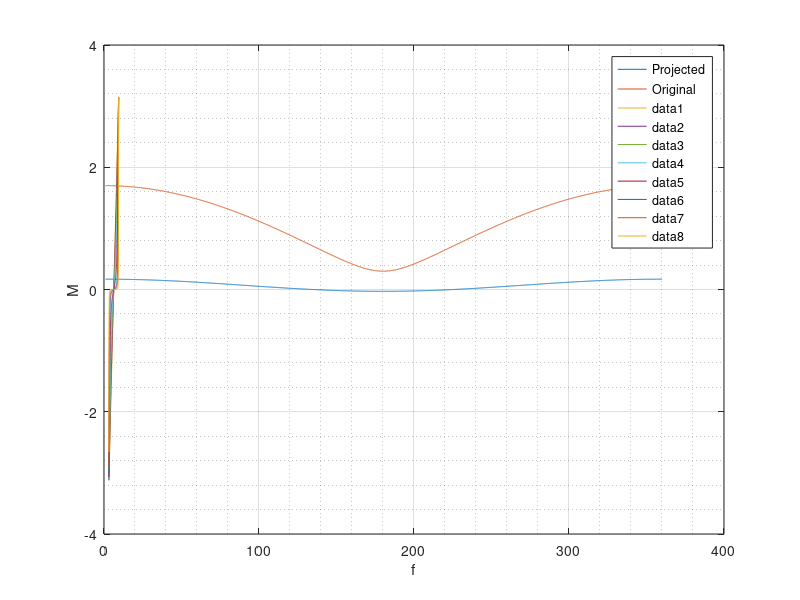

The MATLAB script that drew this image:
%% range-rate velocity projection
% Description: 
%   this section projects the hodograph onto a pulsar vector
%       and examines the shape of the projection w.r.t. true anomaly.
%   in theory, the projected results should be a sine wave regardless of
%       the orientation of the projection vector w.r.t. the hodogrpah.
%
% RESULTS:
%   confirmed, the projection vs. true anomaly plot is a sine wave.
%   furthermore, the sine wave's ...
%       amplitude = R*cos(beta), and
%       offset    = e*R*cos(beta)*cos(alpha-gamma), 
%   where
%       alpha = the right ascension of the pulsar vector
%       beta  = the declination of the pulsar vector
%       gamma = the direction of the hodograph offset
%   all w.r.t. the hodograph plane.

close all
clear;clc

R = 1;
c = [0.7,0,0];
angs = deg2rad(linspace(1,360,2000))';
x = R * cos(angs) + c(1);
y = R * sin(angs) + c(2);
z = zeros(size(x));
points = [x,y,z];

test_vec = [1,0,10];

proj_length = nan(size(x));

for i = 1:length(x)
    proj_length(i) = dot(points(i,:),test_vec)/norm(test_vec);
end

alpha = atan2(test_vec(2),test_vec(1));
beta = atan2(test_vec(3),norm(test_vec(1:2)));
gamma = atan2(c(2),c(1));

e = norm(c) / R;

Lp = R*cos(beta)*(e*cos(alpha-gamma)+1);
Lm = R*cos(beta)*(e*cos(alpha-gamma)-1);
L_est = Lp - Lm;
L = max(proj_length)-min(proj_length);

plot(rad2deg(angs),proj_length)
hold on
plot(rad2deg(angs),vecnorm(points,2,2));
hold off
legend('Projected','Original')
grid on
grid(gca,'minor')

%%
close all
clear;clc

e_vect = [0,0.1,0.3,0.5,0.7,0.9,0.95,0.99];
f = deg2rad(181:540);
    
figure(1)
hold on

for i = 1:length(e_vect)
    e = e_vect(i);
    E = 2 * atan(sqrt((1-e)/(1+e))*tan(f/2));
    M = E - e*sin(E);
    plot(f,M);
end

hold off
xlabel('f')
ylabel('M')
